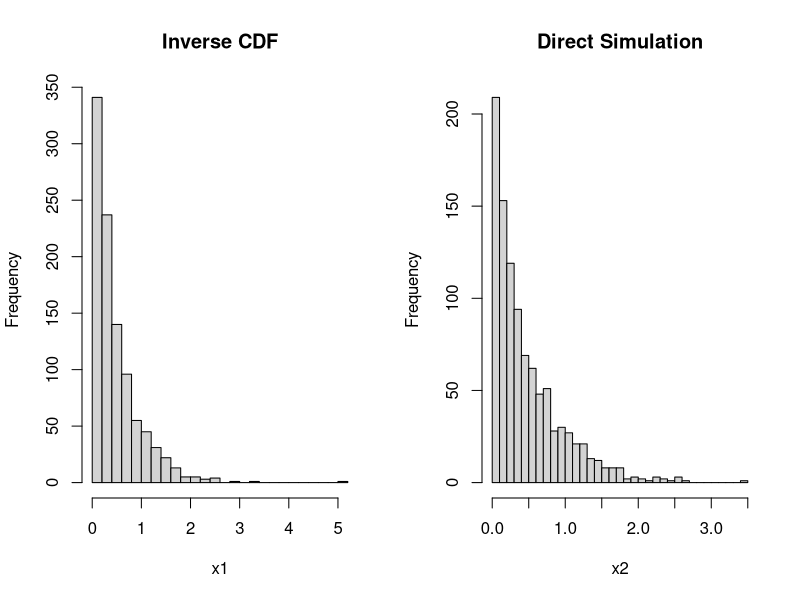
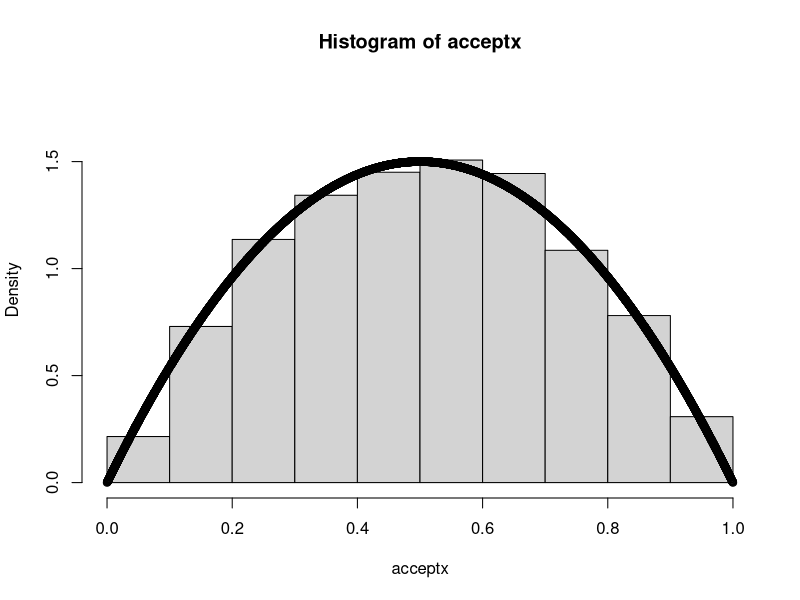
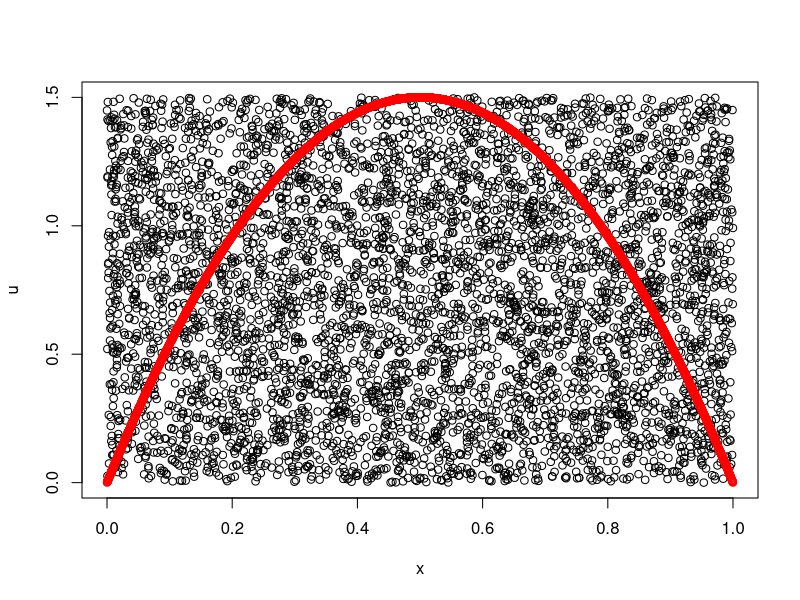
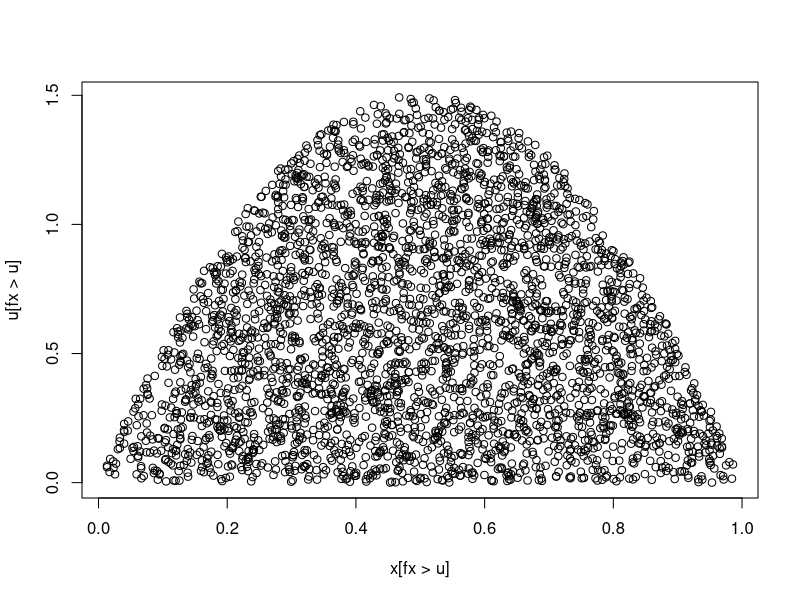
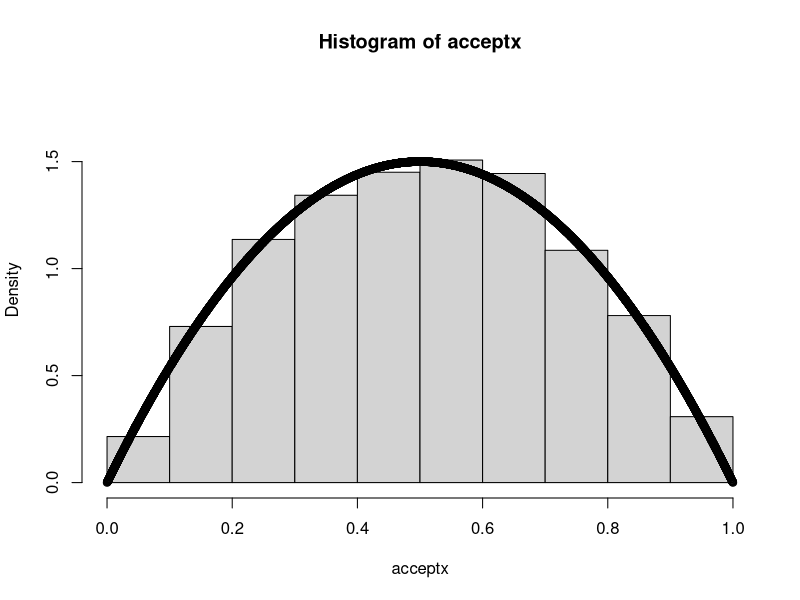
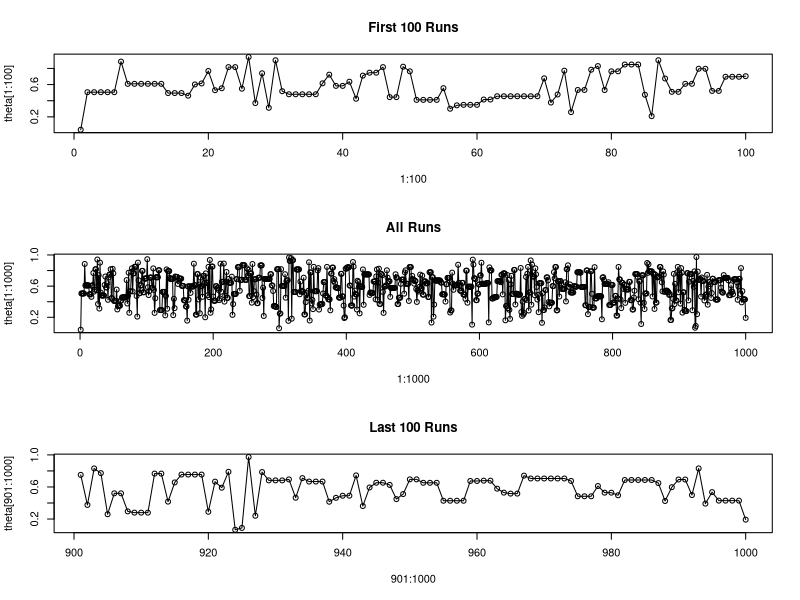
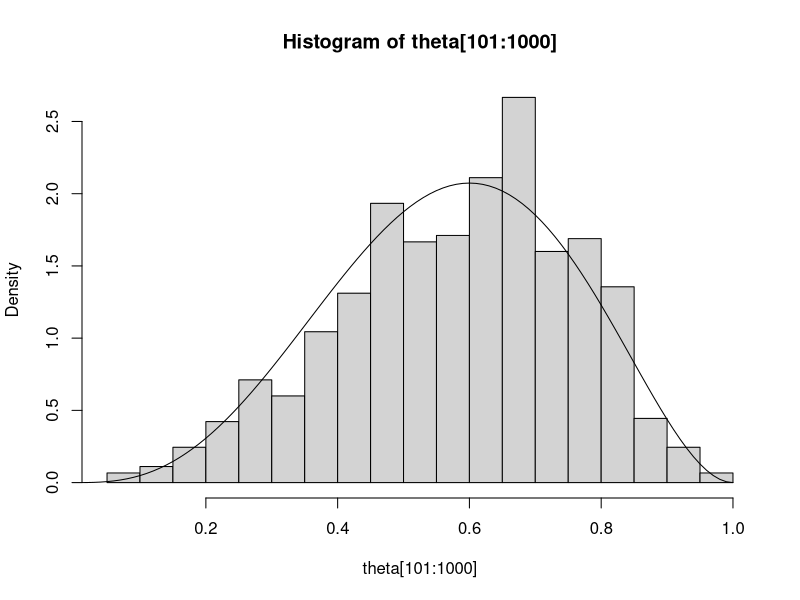
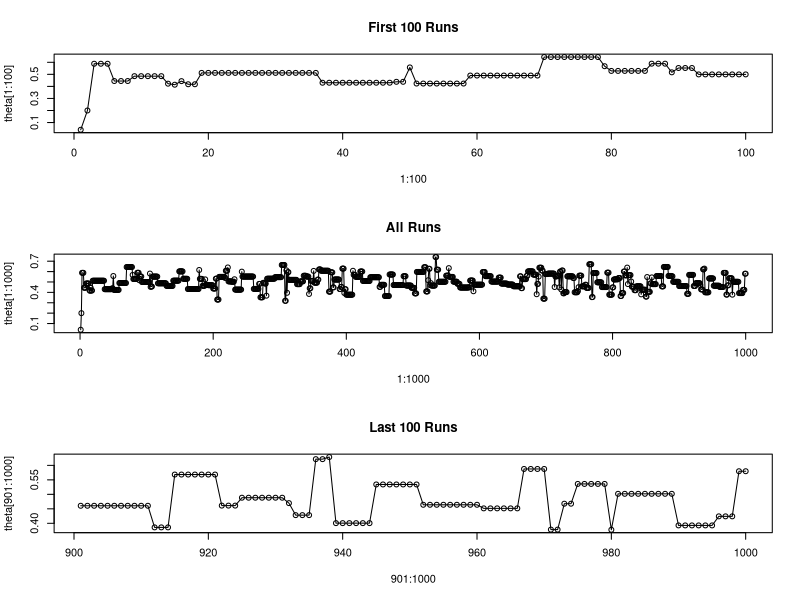

R code for these plots, in order:
# Gerador de números que segue uma distribuição
# FDA inversa

# função que gera dados que segue uma distribuição exponencial
simExp <- function(n,lambda){
  u<-runif(n)
  x<-(-1/lambda)*log(1-u)
}

x1<-simExp(1000,2)
x2<-rexp(1000,2)
par(mfrow=c(1,2))
hist(x1,30,main="Inverse CDF")
hist(x2,30,main="Direct Simulation")

# Amostragem por rejeição
x <- runif(5000,0,1) # Step 1
u <- runif(5000,0,1.5) # Step 2
fx <- dbeta(x,2,2) # Step 3
acceptx <- x[fx > u] # Step 4

par(mfrow=c(1,1))
hist(acceptx,prob=T,ylim=c(0,1.8))
points(x,fx)


plot(x,u)
points(x,fx, col="red")
plot(x[fx > u],u[fx > u])
hist(acceptx,prob=T,ylim=c(0,1.8))
points(x,fx)

######################################

# Algoritmo de Metropolis

# Exemplo 

nchain<-1000
y<-3
n<-5
theta<-vector(length=nchain)
theta[1]<-0.04

for(i in 2:nchain){
  thetastar<-runif(1)
  r<-thetastar^y*(1-thetastar)^(n-y)/(theta[i-1]^y*(1-theta[i-1])^(n-y))
  u<-runif(1)
  if(u<r){
    theta[i]<-thetastar
  }
  else {
    theta[i]<-theta[i-1]
  }
}

par(mfrow=c(3,1))
plot(1:100,theta[1:100],main="First 100 Runs")
lines(1:100,theta[1:100])
plot(1:1000,theta[1:1000],main="All Runs")
lines(1:1000,theta[1:1000])
plot(901:1000,theta[901:1000],main="Last 100 Runs")
lines(901:1000,theta[901:1000])

par(mfrow=c(1,1))
hist(theta[101:1000],nclass=25,prob=T)
xx <- (1:100)/100
lines(xx,dbeta(xx,4,3))
p<-mean(theta[101:1000])
p


#####################################

# Exemplo 2
# Em uma pesquisa genética, um pesquisador quer saber a frequência
# dos alelos de um gene. O gene de interesse possui dois alelos e 
# um deles é dominante em relação ao outro. Em 40 pessoas, observou-se
# que 30 deles possuem o fenótipo do alelo dominante. Qual a frequência
# alélica deste gene?

nchain<-10000
y<-30
n<-40
theta<-vector(length=nchain)
theta[1]<-0.04

for(i in 2:nchain){
  thetastar<-runif(1)
  r<-(thetastar^2+2*(thetastar)*(1-thetastar))^y*((1-thetastar)^2)^(n-y)/((theta[i-1]^2+2*(theta[i-1])*(1-theta[i-1]))^y*((1-theta[i-1])^2)^(n-y))
  u<-runif(1)
  if(u<r){
    theta[i]<-thetastar
  }
  else {
    theta[i]<-theta[i-1]
  }
}

par(mfrow=c(3,1))
plot(1:100,theta[1:100],main="First 100 Runs")
lines(1:100,theta[1:100])
plot(1:1000,theta[1:1000],main="All Runs")
lines(1:1000,theta[1:1000])
plot(901:1000,theta[901:1000],main="Last 100 Runs")
lines(901:1000,theta[901:1000])

par(mfrow=c(1,1))
hist(theta[101:10000],nclass=25,prob=T)
p<-mean(theta[101:10000])
p

##############################

# Exemplo 3

# O sistema ABO de sangue é codificado por um gene que possui 
# três alelos. Os alelos A e B são codominantes entre eles e 
# o alelo O é recessivo. Um pesquisador possui dados de tipo
# sanguineo de 2000 pessoas. Tendo estes dados em mãos, faça um
# modelo que permita determinar a frequência alélica de cada alelo.

nchain<-1000
A<-750
B<-250
AB<-75
O<-925
n<-2000

p<-vector(length=nchain)
q<-vector(length=nchain)
r<-vector(length=nchain)

p[1]<-0.01
q[1]<-0.01
r[1]<-0.98

prior <- function(prob){
  if((prob<=0) || (prob>=1)){  # || here means "or"
    return(0)}
  else{
    return(1)}
}

for(i in 2:nchain){
  sd<-0.1
  pstar<-rnorm(1,0,sd)+p[i-1]
  qstar<-rnorm(1,0,sd)+q[i-1]
  rstar<-1-pstar-qstar
  #pstar<-runif(1,0.001,0.998)
  #qstar<-runif(1,0.001,0.999-pstar)
  #rstar<-1-pstar-qstar
  
  if(prior(rstar) == 0 || prior(qstar) == 0 || prior(pstar) == 0 ){
    p[i]<-p[i-1]
    q[i]<-q[i-1]
    r[i]<-r[i-1]
    next
  } else {
    R<-(A*log(pstar^2+2*pstar*rstar)+B*log(qstar^2+2*qstar*rstar)+AB*log(2*pstar*qstar)+O*log(rstar^2))-(A*log(p[i-1]^2+2*p[i-1]*r[i-1])+B*log(q[i-1]^2+2*q[i-1]*r[i-1])+AB*log(2*p[i-1]*q[i-1])+O*log(r[i-1]^2))  
    u<-runif(1)
    if(log(u)<R){
      #if(R>0){
      p[i]<-pstar
      q[i]<-qstar
      r[i]<-rstar
    }
    else {
      p[i]<-p[i-1]
      q[i]<-q[i-1]
      r[i]<-r[i-1]
    }
  }
  
}

par(mfrow=c(3,1))
plot(1:100,p[1:100],main="First 100 Runs",ylim=c(0,1))
lines(1:100,p[1:100])
plot(1:1000,p[1:1000],main="All Runs",ylim=c(0,1))
lines(1:1000,p[1:1000])
plot((nchain-100):nchain,p[(nchain-100):nchain],main="Last 100 Runs",ylim=c(0,1))
lines((nchain-100):nchain,p[(nchain-100):nchain])

par(mfrow=c(1,1))
hist(p[(nchain*0.1):nchain],nclass=25,prob=T)

mean(p[100:1000])
mean(q[100:1000])
mean(r[100:1000])
